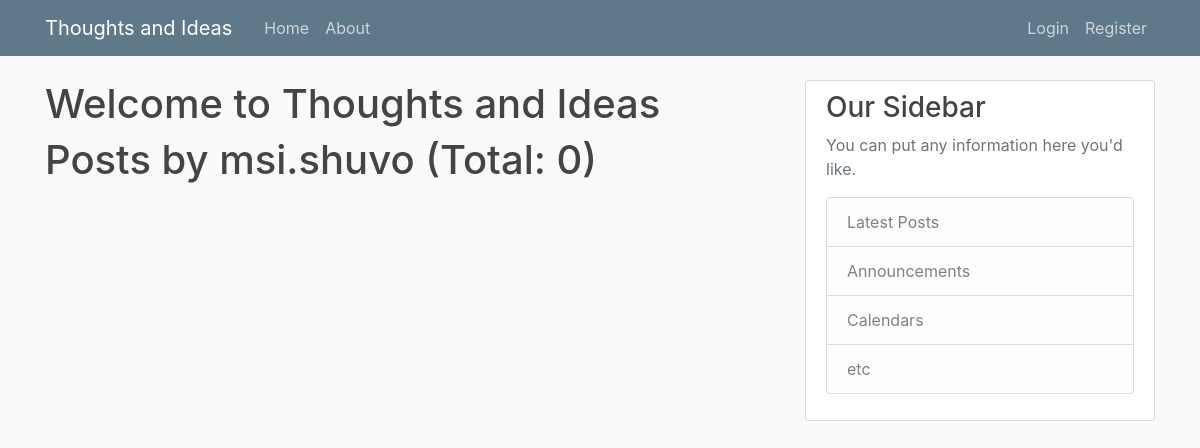
/thoughtsnideas/user/msi.shuvo, run on an earlier commit of the app's database.
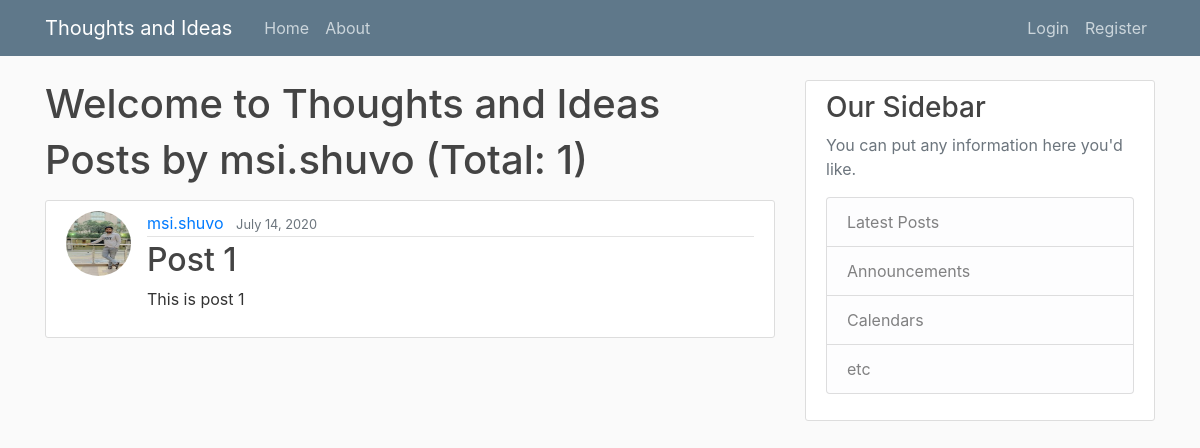
And on a later commit of the database.
### thoughtsnideas/models.py (models this page shows, shortened)
class Post(models.Model):
    title = models.CharField(max_length=100)
    content = models.TextField()
    date_posted = models.DateTimeField(default=timezone.now)
    author = models.ForeignKey(User, on_delete=models.CASCADE)

### users/models.py (models this page shows, shortened)
class Profile(models.Model):
    user = models.OneToOneField(User, on_delete=models.CASCADE)
    image = models.ImageField(default='default.jpg', upload_to='profile_pics')

### thoughtsnideas/views.py (the view)
# urls.py: path('user/<str:username>', UserPostListView.as_view(), name='user-posts'),
class UserPostListView(ListView):
    model = Post
    template_name = 'thoughtsnideas/user_posts.html'
    context_object_name = 'posts'
    ordering = ['-date_posted']
    paginate_by = 10
    def get_queryset(self):
        user = get_object_or_404(User, username = self.kwargs.get('username'))
        return Post.objects.filter(author=user).order_by('-date_posted')

### templates/thoughtsnideas/user_posts.html (shortened to what this page needs)
{% extends "thoughtsnideas/base.html" %}
{% block content %}
    <h1>Welcome to Thoughts and Ideas</h1>
    <h1 class="mb-3">Posts by {{ view.kwargs.username }} (Total: {{ page_obj.paginator.count }})</h1>
    {% for post in posts %}
         <article class="media content-section">
             <img class = "rounded-circle article-img" src="{{ post.author.profile.image.url }}">
             <div class="media-body">
                 <div class="article-metadata">
                     <a class="mr-2" href="{% url 'user-posts' post.author.username %}">{{ post.author }}</a>
                     <small class="text-muted">{{ post.date_posted | date:"F d, Y" }}</small>
                 </div>
                 <h2><a class="article-title" href="{% url 'post-detail' post.id %}">{{ post.title }}</a></h2>
                 <p class="article-content">{{ post.content }}</p>
             </div>
         </article>
    {% endfor %}
{% endblock %}

What changed in the data, as far as the page shows it:
added Post: author.profile.image (picture), author "msi.shuvo", date_posted "July 14, 2020", title "Post 1", content "This is post 1"
Also different on the page:
{{ page_obj.paginator.count }}: "0" → "1"
